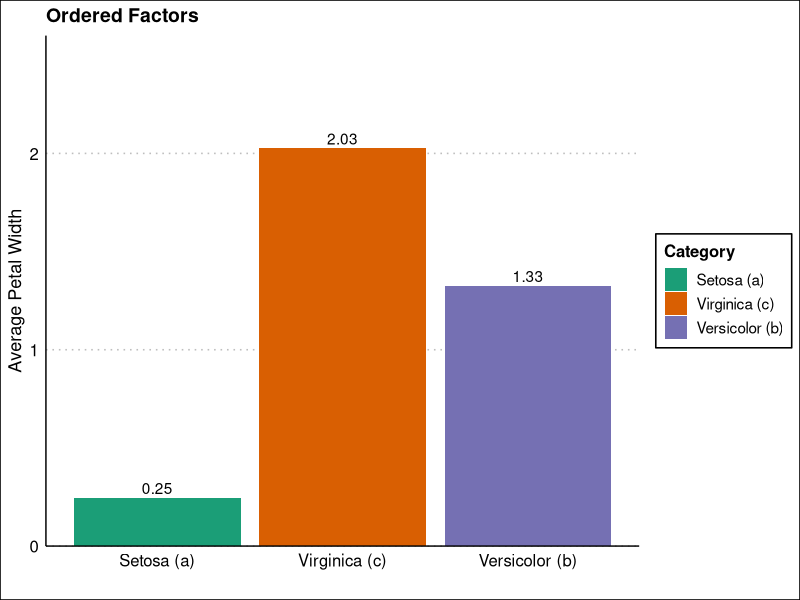

Reproduce this figure in R.
## ---- chunk 1
library(tidyverse)

VALS <- tribble(
  # by using fct_inorder, the factor will be ordered in whatever
  # order the labels appear in the dataset
  ~Species, ~lab,
  'setosa', 'Setosa (a)',
  'virginica', 'Virginica (c)',
  'versicolor', 'Versicolor (b)',
) %>% mutate_at(c('lab'), ~fct_inorder(.x))
## ---- chunk 2
iris %>% 
  left_join(VALS, by=c('Species')) %>% 
  group_by(lab) %>% 
  summarise(avg = mean(Petal.Width)) %>% 
  ggplot(aes(lab, avg, fill=lab)) +
  geom_col()+
  geom_text(aes(label=round(avg, 2)), nudge_y=.05) +
  scale_fill_brewer(palette='Dark2')+
  scale_y_continuous(
    limits=c(0, 2.5),
    breaks=seq(0, 2.5, 1),
    expand = expansion(add=c(0, .1))
  )+
  labs(
    x='', y='Average Petal Width',
    title = 'Ordered Factors',
    fill = 'Category'
  )+
  ggthemes::theme_clean()+
  theme(
    axis.ticks = element_blank(),
    axis.title = element_text(size=13),
    axis.text = element_text(size=12),
  )
